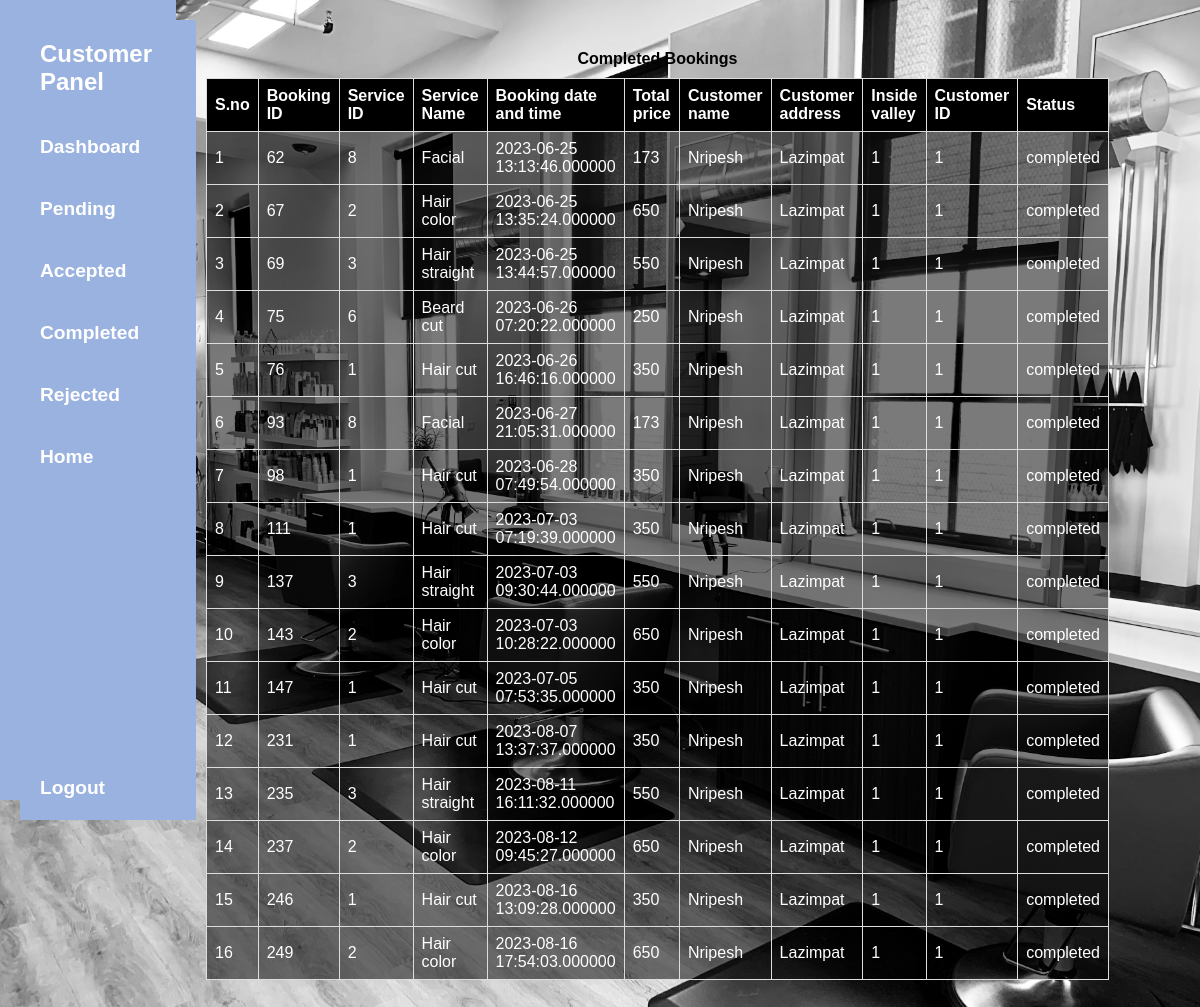
/customer/c_completed.php?c_id=1 (signed in), run on the app's committed database.
### tables this page shows
CREATE TABLE `booking_test` (
  `b_id` int(11) NOT NULL,
  `s_id` int(11) DEFAULT NULL,
  `s_name` varchar(20) DEFAULT NULL,
  `booking_date` datetime(6) DEFAULT NULL,
  `t_price` int(11) NOT NULL,
  `c_name` varchar(20) DEFAULT NULL,
  `c_adddress` varchar(50) DEFAULT NULL,
  `c_insidevalley` smallint(6) DEFAULT NULL,
  `id` int(11) DEFAULT NULL,
  `status` enum('Accepted','rejected','pending','completed') NOT NULL DEFAULT 'pending',
  `a_Id` int(11) DEFAULT 0
);

### customer/c_completed.php (the view, shortened to what this page needs)
<!DOCTYPE html>
<html lang="en">
<head>
  <link rel="stylesheet" href="../Css/booking_index.css">
  <link rel="stylesheet" href="https://cdnjs.cloudflare.com/ajax/libs/font-awesome/6.4.0/css/all.min.css"
 />
  <link rel="stylesheet" type="text/css" href="../Css/c_dashboard.css?=1">
</head>
<body>
  <div class="wrapper">
    <?php
  include "../dbconfig.php";
    $c_id = $_GET['c_id'];
    $pendingBookings = array();
    $acceptedBookings = array();
    $rejectedBookings = array();
    $bookingQuery = "SELECT * FROM booking_test WHERE id='$c_id'";
    $bookingResult = mysqli_query($connect, $bookingQuery);
    while ($row = mysqli_fetch_assoc($bookingResult)) {
      if ($row['status'] == 'pending') {
        $pendingBookings[] = $row;
      } elseif ($row['status'] == 'Accepted') {
        $acceptedBookings[] = $row;
      } elseif ($row['status'] == 'rejected') {
        $rejectedBookings[] = $row;
      } elseif ($row['status'] == 'completed') {
        $completedBookings[] = $row;
      }
    }
    ?>
    <div class='sidebar'>
      <?php
      include '../Component/c_sidebar.php';
      ?>
    </div>
    <div class='content'>
      <table>
        <caption>
          Completed Bookings
        </caption>
        <tr>
          <th>S.no</th>
          <th>Booking ID</th>
          <th>Service ID</th>
          <th>Service Name</th>
          <th>Booking date and time</th>
          <th>Total price</th>
          <th>Customer name</th>
          <th>Customer address</th>
          <th>Inside valley</th>
          <th>Customer ID</th>
          <th>Status</th>
        </tr>
        <?php foreach ($completedBookings as $i => $row) { ?>
          <tr>
            <td>
              <?php echo $i + 1; ?>
            </td>
            <td>
              <?php echo $row['b_id']; ?>
            </td>
            <td>
              <?php echo $row['s_id']; ?>
            </td>
            <td>
              <?php echo $row['s_name']; ?>
            </td>
            <td>
              <?php echo $row['booking_date']; ?>
            </td>
            <td>
              <?php echo $row['t_price']; ?>
            </td>
            <td>
              <?php echo $row['c_name']; ?>
            </td>
            <td>
              <?php echo $row['c_adddress']; ?>
            </td>
            <td>
              <?php echo $row['c_insidevalley']; ?>
            </td>
            <td>
              <?php echo $row['id']; ?>
            </td>
            <td>
              <?php echo $row['status']; ?>
            </td>
          </tr>
        <?php } ?>
      </table>
    </div>
  </div>
</body>
</html>

### Component/c_sidebar.php (shortened to what this page needs)
<?php
include '../dbconfig.php';
$email = $_SESSION['email'];
$customerQuery = "SELECT Id, Name, Email, Mobile_no, location, Inside_valley FROM customer_register where Email='$email'";
$customerResult = mysqli_query($connect, $customerQuery);
$c_row = mysqli_fetch_assoc($customerResult);
 ?>
<!DOCTYPE html>
<html lang="en">
<head>
  <link rel="stylesheet" type="text/css" href="../Css/c_sidebar.css" />
</head>
<body>
  <section class="container">
    <div class="sidebar">
      <header>
        <h2>Customer Panel</h2>
      </header>
      <aside>
        <a href="c_dashboard.php">Dashboard</a>
        <a href="C_pending.php?c_id=<?php echo $c_row['Id'];?>">Pending</a>
        <a href="c_accepted.php?c_id=<?php echo $c_row['Id'];?>">Accepted</a>
        <a href="c_completed.php?c_id=<?php echo $c_row['Id'];?>">Completed</a>
        <a href="c_rejected.php?c_id=<?php echo $c_row['Id'];?>">Rejected</a>
        <a href="homepage.php#home">Home</a>
        <a href="../logout.php">Logout</a>
      </aside>
    </div>
  </section>
</body>
</html>

### Css/booking_index.css (style rules this page uses)
body { font-family: Arial, sans-serif; margin: 0; padding: 0; }
.container { max-width: 1200px; margin: 0 auto; padding: 20px; }
a { color: #0066cc; text-decoration: none; }
table { width: 100%; border-collapse: collapse; margin-top: 20px; }
table th, table td { padding: 10px; text-align: left; border-bottom: 1px solid #ddd; background-color: #0066cc; }
table th { background-color: #f5f5f5; }

### Css/c_dashboard.css (style rules this page uses)
* { margin: 0; padding: 0; font-family: 'Trebuchet MS', 'Lucida Sans Unicode', 'Lucida Grande', 'Lucida Sans', Arial, sans-serif; box-sizing: border-box; }
body { background-color: #eeeff3; }
.container { display: grid; grid-template-columns: repeat(2, 1fr); }
a { text-decoration: none; color: inherit; }
table { width: 100%; border-collapse: collapse; margin-top: 20px; }
table th, table td { padding: 10px; text-align: left; border-bottom: 1px solid #ddd; color: #ffffff; }
table th { background-color: #000; }
table td { background-color: rgba(0, 0, 0, 0.521); }

### Css/c_sidebar.css (style rules this page uses)
* { font-family: "Trebuchet MS", "Lucida Sans Unicode", "Lucida Grande", "Lucida Sans", Arial, sans-serif; }
* { margin: 0%; padding: 0%; }
body { align-items: center; background: url('../images/bgimage2.jpg'); background-size: cover; }
.container { width: auto; height: auto; display: grid; grid: "sidebar ." 1fr / auto 1fr; gap: 8px; }
h2 { color: #fff; }
.sidebar { grid-area: sidebar; background-color: #9ab2df; height: 100vh; width: 11rem; position: sticky; }
header { padding: 20px; }
aside { display: grid; }
aside a { color: #fff; text-decoration: none; padding: 20px; font-size: 1.2rem; font-weight: 600; }
aside a:last-child { position: absolute; bottom: 1px; width: 8.5rem; }

### customer/c_completed.php (style rules this page uses)
.wrapper { display: flex; }
.sidebar { width: 20%; background-color: #f1f1f1; padding: 0px; }
.content { width: 80%; padding: 30px; }
table { width: 100%; border-collapse: collapse; }
table th, table td { border: 1px solid #ddd; padding: 8px; }
table td { color: #fff; background-color: rgba(0, 0, 0, 0.523); }
table caption { font-weight: bold; margin-bottom: 10px; }

### data on the page
booking_test: b_id "62", s "8", s_name "Facial", booking_date "2023-06-25 13:13:46.000000", t_price "173", c_name "Nripesh", c_adddress "Lazimpat", c_insidevalley "1", id "1", status "completed"
booking_test: b_id "67", s "2", s_name "Hair color", booking_date "2023-06-25 13:35:24.000000", t_price "650", c_name "Nripesh", c_adddress "Lazimpat", c_insidevalley "1", id "1", status "completed"
booking_test: b_id "69", s "3", s_name "Hair straight", booking_date "2023-06-25 13:44:57.000000", t_price "550", c_name "Nripesh", c_adddress "Lazimpat", c_insidevalley "1", id "1", status "completed"
booking_test: b_id "75", s "6", s_name "Beard cut", booking_date "2023-06-26 07:20:22.000000", t_price "250", c_name "Nripesh", c_adddress "Lazimpat", c_insidevalley "1", id "1", status "completed"
booking_test: b_id "76", s "1", s_name "Hair cut", booking_date "2023-06-26 16:46:16.000000", t_price "350", c_name "Nripesh", c_adddress "Lazimpat", c_insidevalley "1", id "1", status "completed"
booking_test: b_id "93", s "8", s_name "Facial", booking_date "2023-06-27 21:05:31.000000", t_price "173", c_name "Nripesh", c_adddress "Lazimpat", c_insidevalley "1", id "1", status "completed"
booking_test: b_id "98", s "1", s_name "Hair cut", booking_date "2023-06-28 07:49:54.000000", t_price "350", c_name "Nripesh", c_adddress "Lazimpat", c_insidevalley "1", id "1", status "completed"
booking_test: b_id "111", s "1", s_name "Hair cut", booking_date "2023-07-03 07:19:39.000000", t_price "350", c_name "Nripesh", c_adddress "Lazimpat", c_insidevalley "1", id "1", status "completed"
booking_test: b_id "137", s "3", s_name "Hair straight", booking_date "2023-07-03 09:30:44.000000", t_price "550", c_name "Nripesh", c_adddress "Lazimpat", c_insidevalley "1", id "1", status "completed"
booking_test: b_id "143", s "2", s_name "Hair color", booking_date "2023-07-03 10:28:22.000000", t_price "650", c_name "Nripesh", c_adddress "Lazimpat", c_insidevalley "1", id "1", status "completed"
booking_test: b_id "147", s "1", s_name "Hair cut", booking_date "2023-07-05 07:53:35.000000", t_price "350", c_name "Nripesh", c_adddress "Lazimpat", c_insidevalley "1", id "1", status "completed"
booking_test: b_id "231", s "1", s_name "Hair cut", booking_date "2023-08-07 13:37:37.000000", t_price "350", c_name "Nripesh", c_adddress "Lazimpat", c_insidevalley "1", id "1", status "completed"
booking_test: b_id "235", s "3", s_name "Hair straight", booking_date "2023-08-11 16:11:32.000000", t_price "550", c_name "Nripesh", c_adddress "Lazimpat", c_insidevalley "1", id "1", status "completed"
booking_test: b_id "237", s "2", s_name "Hair color", booking_date "2023-08-12 09:45:27.000000", t_price "650", c_name "Nripesh", c_adddress "Lazimpat", c_insidevalley "1", id "1", status "completed"
booking_test: b_id "246", s "1", s_name "Hair cut", booking_date "2023-08-16 13:09:28.000000", t_price "350", c_name "Nripesh", c_adddress "Lazimpat", c_insidevalley "1", id "1", status "completed"
booking_test: b_id "249", s "2", s_name "Hair color", booking_date "2023-08-16 17:54:03.000000", t_price "650", c_name "Nripesh", c_adddress "Lazimpat", c_insidevalley "1", id "1", status "completed"
